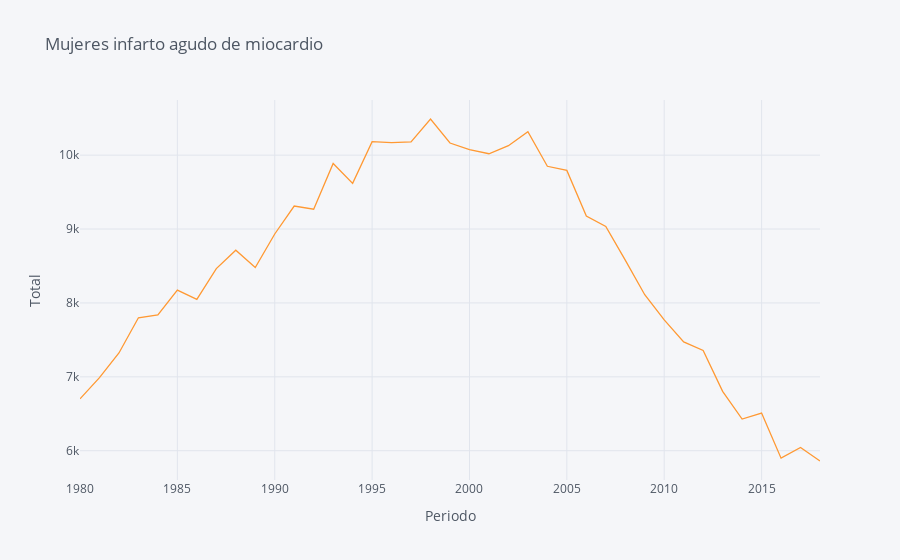

The code cell stored with this chart in its notebook:
### Code cell
#dataset  por sexos mujeres

datasetm = mod.row_filter(deaths, 'Sexo', ['Mujeres'])
datasetm = mod.row_filter(datasetm, 'Edad', ['Todas las edades'])
datasetm= mod.row_filter(datasetm, 'cause_code', ['055'])
datasetm=datasetm.sort_values(by='Periodo')


datasetm.iplot(x='Periodo',
              y=['Total'],
         
              xTitle='Periodo',
              yTitle='Total',
              title='Mujeres infarto agudo de miocardio');

### Figure 1 — Plotly figure (JSON) as saved in the notebook; plotly's stock layout.template omitted (floating-point values rounded to 4 significant figures)
{"data": [{"line": {"color": "rgba(255, 153, 51, 1.0)", "dash": "solid", "shape": "linear", "width": 1.3}, "mode": "lines", "name": "Total", "text": "", "type": "scatter", "x": [1980, 1981, 1982, 1983, 1984, 1985, 1986, 1987, 1988, 1989, 1990, 1991, 1992, 1993, 1994, 1995, 1996, 1997, 1998, 1999, 2000, 2001, 2002, 2003, 2004, 2005, 2006, 2007, 2008, 2009, 2010, 2011, 2012, 2013, 2014, 2015, 2016, 2017, 2018], "y": [6702, 6990, 7323, 7799, 7838, 8174, 8048, 8465, 8714, 8480, 8933, 9311, 9269, 9887, 9618, 10183, 10168, 10178, 10489, 10164, 10076, 10019, 10128, 10318, 9849, 9793, 9176, 9035, 8580, 8111, 7770, 7473, 7356, 6803, 6429, 6509, 5899, 6045, 5861]}], "layout": {"legend": {"bgcolor": "#F5F6F9", "font": {"color": "#4D5663"}}, "paper_bgcolor": "#F5F6F9", "plot_bgcolor": "#F5F6F9", "title": {"font": {"color": "#4D5663"}, "text": "Mujeres infarto agudo de miocardio"}, "xaxis": {"gridcolor": "#E1E5ED", "showgrid": true, "tickfont": {"color": "#4D5663"}, "title": {"font": {"color": "#4D5663"}, "text": "Periodo"}, "zerolinecolor": "#E1E5ED"}, "yaxis": {"gridcolor": "#E1E5ED", "showgrid": true, "tickfont": {"color": "#4D5663"}, "title": {"font": {"color": "#4D5663"}, "text": "Total"}, "zerolinecolor": "#E1E5ED"}}}
